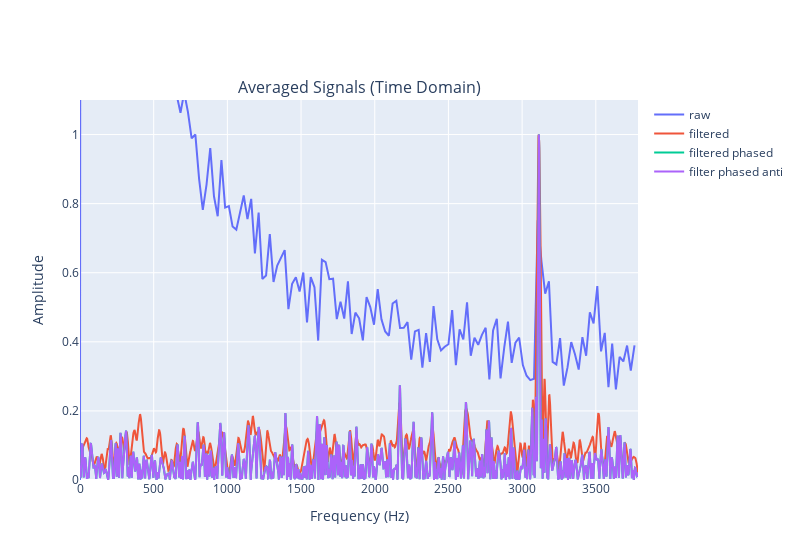

The notebook cell this image was saved under:
### Code cell
from analysis.spectroscopy import filter_rising_background, apply_sigmoid_window, apply_zero_padding, calculate_fft, auto_phase

tau_AB_origin = dataset["tau_AB"]
tau_BA_origin = dataset["tau_BA"]
sig_AB_origin = dataset["sig_AB"]
sig_BA_origin = dataset["sig_BA"]
n_avg = 1
amp_df = 0.0
amp_df_raw = 0.0
amp_df_phased = 0.0
amp_df_phased_anti= 0.0
for ii in range(n_avg):
    tau_AB = tau_AB_origin[ii::n_avg]
    tau_BA = tau_BA_origin[ii::n_avg]
    sig_AB = sig_AB_origin[ii::n_avg]
    sig_BA = sig_BA_origin[ii::n_avg]
    # filter out the decay dynamics
    sig_AB_filtered, sig_AB_subtrate = filter_rising_background(tau_AB, sig_AB)
    sig_BA_filtered, sig_BA_subtrate = filter_rising_background(tau_BA, sig_BA)

    # perform apodization and zero filling
    decay_apod = 0.5*1E9/(tau_AB[-1]-tau_AB[0])
    factor_zp = 16

    sig_AB_ac = sig_AB_filtered
    sig_AB_zp_ap = apply_sigmoid_window(tau_AB, sig_AB_ac)
    tau_AB_zp_ap, sig_AB_zp_ap = apply_zero_padding(tau_AB, sig_AB_zp_ap, factor_zp)

    sig_BA_ac = sig_BA_filtered
    sig_BA_zp_ap = apply_sigmoid_window(tau_BA, sig_BA_ac)
    tau_BA_zp_ap, sig_BA_zp_ap = apply_zero_padding(tau_BA, sig_BA_zp_ap, factor_zp)


    # Calculate FFT for both signals
    xf_AB, amp_AB = calculate_fft(sig_AB_zp_ap, tau_AB_zp_ap, DCfilter=False)
    xf_BA, amp_BA = calculate_fft(sig_BA_zp_ap, tau_BA_zp_ap, DCfilter=False)

    # amp_AB_df = amp_AB
    # amp_BA_df = amp_BA

    # amp_df = np.abs((amp_AB_df+amp_BA_df)/2.0)
    amp_df += np.abs(amp_AB) + np.abs(amp_BA)
    # amp_df += amp_AB + amp_BA
    # amp_df_norm = amp_df/np.max(amp_df[len(amp_df)//2:])

    xf_AB_raw, amp_AB_raw = calculate_fft(sig_AB, tau_AB, DCfilter=True)
    xf_BA_raw, amp_BA_raw = calculate_fft(sig_BA, tau_BA, DCfilter=True)

    amp_AB_df_raw = amp_AB_raw
    amp_BA_df_raw = amp_BA_raw
    amp_df_raw += np.abs(amp_AB_df_raw)+np.abs(amp_BA_df_raw)/2.0
    # amp_df_raw += np.abs((amp_AB_df_raw+amp_BA_df_raw)/2.0)
    # amp_df_raw += amp_AB_raw+amp_BA_raw
    # amp_df_raw_norm = amp_df_raw/np.max(amp_df_raw[len(amp_df_raw)//2:])

    # Phase correction to each spectrum
    amp_AB_modi = amp_AB
    amp_BA_modi = amp_BA
    fwhm_factor = 0.1
    p1_limit = 0.0
    amp_AB_df_phased, p0_AB, p1_AB = auto_phase(amp_AB_modi, fwhm_factor_signal=fwhm_factor, p1_limit=p1_limit)
    amp_AB_df_phased_neg, p0_AB, p1_AB = auto_phase(-amp_AB_modi, fwhm_factor_signal=fwhm_factor, p1_limit=p1_limit)
    amp_BA_df_phased, p0_BA, p1_BA = auto_phase(amp_BA_modi, fwhm_factor_signal=fwhm_factor, p1_limit=p1_limit)
    amp_BA_df_phased_neg, p0_BA, p1_BA = auto_phase(-amp_BA_modi, fwhm_factor_signal=fwhm_factor, p1_limit=p1_limit)
    amp_df_phased += amp_AB_df_phased+amp_BA_df_phased
    amp_df_phased_anti += amp_AB_df_phased+amp_BA_df_phased+amp_AB_df_phased_neg+amp_BA_df_phased_neg

amp_df = np.abs(amp_df)
amp_df_norm = amp_df/np.max(amp_df[int(len(amp_df)*0.2):])
amp_df_raw = np.abs(amp_df_raw)
amp_df_raw_norm = amp_df_raw/np.max(amp_df_raw[int(len(amp_df_raw)*0.2):])
# amp_df_raw_norm[:int(len(amp_df_raw)*0.2)]=0

amp_df_phased = amp_df_phased/np.max(amp_df_phased.real)
amp_df_phased_anti = amp_df_phased_anti/np.max(amp_df_phased_anti.real)
a = 0.4
b = 0.6
amp_df_combined = (a*amp_df_norm+b*amp_df_phased.real)/(a+b)
amp_df_combined_anti = (a*amp_df_norm+b*amp_df_phased_anti.real)/(a+b)


# --- Plotting with Plotly ---
import plotly.graph_objects as go
from plotly.subplots import make_subplots
# Create subplots for time domain and frequency domain
fig = make_subplots(rows=1, cols=1,
                    subplot_titles=('Averaged Signals (Time Domain)', 'FFT of Averaged Signals (Frequency Domain)'))



# Add frequency domain plots

fig.add_trace(go.Scatter(x=xf_AB_raw, y=amp_df_raw_norm, mode='lines', name='raw'),
              row=1, col=1)
fig.add_trace(go.Scatter(x=xf_AB, y=amp_df_norm, mode='lines', name='filtered'),
              row=1, col=1)

fig.add_trace(go.Scatter(x=xf_AB, y=np.abs(amp_df_phased.real), mode='lines', name='filtered phased'),
              row=1, col=1)
fig.add_trace(go.Scatter(x=xf_AB, y=np.abs(amp_df_phased_anti.real), mode='lines', name='filter phased anti'),
              row=1, col=1)
# fig.add_trace(go.Scatter(x=xf_AB, y=np.abs(amp_df_combined), mode='lines', name='combine filter phased'),
#               row=1, col=1)
# fig.add_trace(go.Scatter(x=xf_AB, y=np.abs(amp_df_combined_anti), mode='lines', name='combine filter phased anti'),
#               row=1, col=1)

# Update layout for frequency domain plot
fig.update_xaxes(title_text='Frequency (Hz)', row=1, col=1) # Changed to MHz

fig.update_yaxes(title_text='Amplitude', row=1, col=1, range=[0, 1.1])


# Update overall layout
fig.update_layout(width=800, showlegend=True, hovermode="x unified")
fig.show()

### Figure 1 — Plotly figure (JSON) as saved in the notebook; plotly's stock layout.template omitted (floating-point values rounded to 4 significant figures; data arrays with more than 128 entries replaced by an {"elided": "..."} marker saying what was removed)
{"data": [{"mode": "lines", "name": "raw", "type": "scatter", "x": {"elided": "150 float values"}, "xaxis": "x", "y": {"elided": "150 float values"}, "yaxis": "y"}, {"mode": "lines", "name": "filtered", "type": "scatter", "x": {"elided": "2400 float values"}, "xaxis": "x", "y": {"elided": "2400 float values"}, "yaxis": "y"}, {"mode": "lines", "name": "filtered phased", "type": "scatter", "x": {"elided": "2400 float values"}, "xaxis": "x", "y": {"elided": "2400 float values"}, "yaxis": "y"}, {"mode": "lines", "name": "filter phased anti", "type": "scatter", "x": {"elided": "2400 float values"}, "xaxis": "x", "y": {"elided": "2400 float values"}, "yaxis": "y"}], "layout": {"annotations": [{"font": {"size": 16}, "showarrow": false, "text": "Averaged Signals (Time Domain)", "x": 0.5, "xanchor": "center", "xref": "paper", "y": 1, "yanchor": "bottom", "yref": "paper"}], "hovermode": "x unified", "showlegend": true, "width": 800, "xaxis": {"anchor": "y", "domain": [0, 1], "title": {"text": "Frequency (Hz)"}}, "yaxis": {"anchor": "x", "domain": [0, 1], "range": [0, 1.1], "title": {"text": "Amplitude"}}}}
